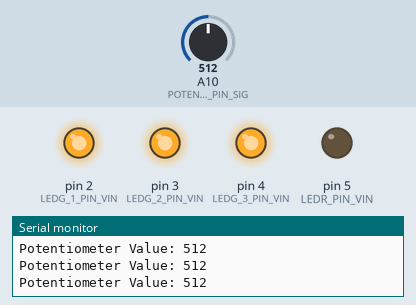
The sketch below on a simulated Arduino Mega 2560, built with avr-gcc and run on an emulated ATmega2560. Parts: output pins drawn as LEDs (lit = HIGH), the last lines printed to the serial monitor. The test bench sets the inputs (shaded band); at power-on: A10 (POTENTIOMETER_5V_PIN_SIG) = 512.

Above: at 1.2 s.
1.3 s: A10 (POTENTIOMETER_5V_PIN_SIG) set to 495
At 1.8 s:
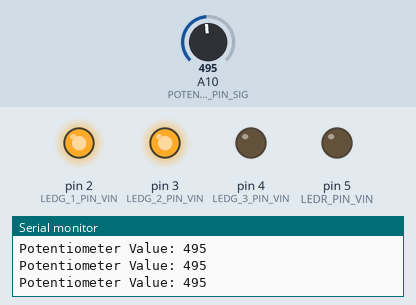
2.8 s: A10 (POTENTIOMETER_5V_PIN_SIG) set to 267
4.3 s: A10 (POTENTIOMETER_5V_PIN_SIG) set to 242
At 4.7 s:
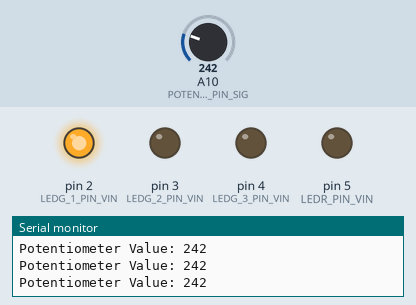
5.8 s: A10 (POTENTIOMETER_5V_PIN_SIG) set to 778
At 7.0 s:
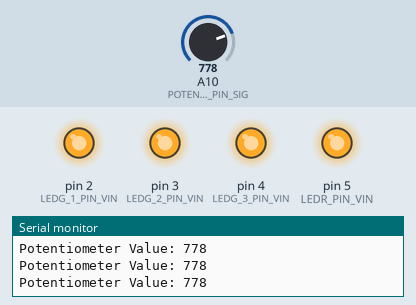
7.3 s: A10 (POTENTIOMETER_5V_PIN_SIG) set to 759
At 8.5 s:
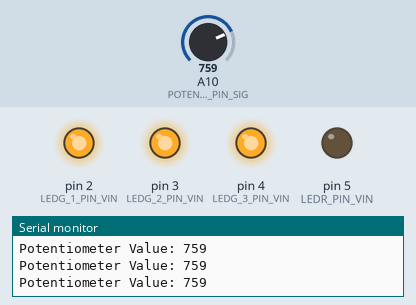
8.8 s: A10 (POTENTIOMETER_5V_PIN_SIG) set to 900
At 10.1 s:
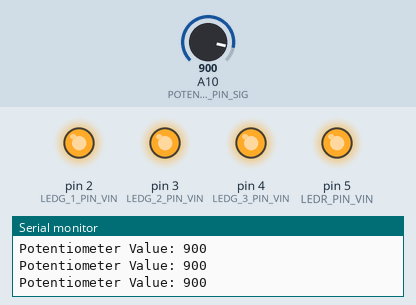
Timing chart, 0 to 11.3 s (numbered marks = the images above; inputs shaded):
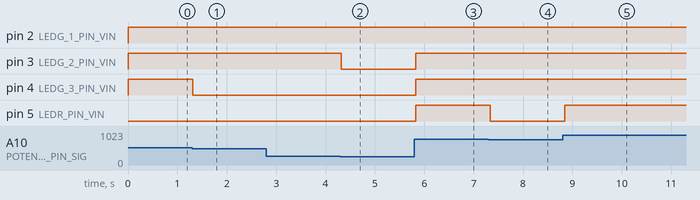

The sketch:

LED_Guage.ino
```cpp
#include "Arduino.h"
#include "LED.h"
#include "Potentiometer.h"

// Pin Definitions
#define LEDG_1_PIN_VIN	2
#define LEDG_2_PIN_VIN	3
#define LEDG_3_PIN_VIN	4
#define LEDR_PIN_VIN	5
#define POTENTIOMETER_5V_PIN_SIG	A10

// Global variables and defines
LED ledG_1(LEDG_1_PIN_VIN);
LED ledG_2(LEDG_2_PIN_VIN);
LED ledG_3(LEDG_3_PIN_VIN);
LED ledR(LEDR_PIN_VIN);
Potentiometer potentiometer_5v(POTENTIOMETER_5V_PIN_SIG);

// No menu needed anymore
void setup() {
    Serial.begin(9600);
    while (!Serial);  // Wait for serial connection
    Serial.println("Potentiometer LED Position Indicator");
}

void loop() {
    int potValue = potentiometer_5v.read();  // 0 to 1023
    Serial.print("Potentiometer Value: ");
    Serial.println(potValue);

    // Turn off all LEDs first
    ledG_1.off();
    ledG_2.off();
    ledG_3.off();
    ledR.off();

    // Turn on LEDs based on potentiometer value
    if (potValue >= 0)        ledG_1.on();
    if (potValue >= 256)      ledG_2.on();
    if (potValue >= 512)      ledG_3.on();
    if (potValue >= 768)      ledR.on();

    delay(100);  // Small delay for readability
}
```

AnalogReader.cpp
```cpp
#include "AnalogReader.h"

#include <Arduino.h>

AnalogReader::AnalogReader(const int pin) : m_pin(pin) {}

/**
 * Read analog value from board ADC
 */
int AnalogReader::read()
{
	return analogRead(m_pin);
}
```

AnalogReader.h
```cpp
#ifndef _ANALOG_READER_H
#define _ANALOG_READER_H

class AnalogReader
{
	public:
		AnalogReader(const int pin);
		int read();

	private:
		const int m_pin;
};
#endif //_ANALOG_READER_H
```

LED.cpp
```cpp
#include "LED.h"

LED::LED(const int pin) : Switchable(pin){

}
```

LED.h
```cpp
#ifndef RGBLED_H
#define RGBLED_H

#include "Switchable.h"

class LED : public Switchable
{
	public:
		LED(const int pin);
};

#endif //__LED_H
```

Potentiometer.cpp
```cpp
#include "Potentiometer.h"

Potentiometer::Potentiometer(int pin) : AnalogReader(pin) {}
```

Potentiometer.h
```cpp
/** \addtogroup Potentiometer
 *  @{
 */

#ifndef POTENTIOMETER_H
#define POTENTIOMETER_H

#include "AnalogReader.h"

class Potentiometer : public AnalogReader
{
	public:
		Potentiometer(int pin);

};
#endif //POTENTIOMETER
/** @}*/
```

Switchable.cpp
```cpp
#include "Switchable.h"
#include <Arduino.h>

Switchable::Switchable(const int pin) : m_pin(pin)
{
    // Set pin as output
    pinMode(m_pin, OUTPUT);
    // Start state if off
	off();
}

//turn on:
void Switchable::on()
{
	digitalWrite(m_pin, 1); //high
	m_state = true;
}

//turn off:
void Switchable::off()
{
	digitalWrite(m_pin, 0); //low
	m_state = false;
}

void Switchable::toggle()
{
	digitalWrite(m_pin, !m_state); //low
	m_state = !m_state;
}

// dim pin
void Switchable::dim(int dimVal)
{
    analogWrite(m_pin, dimVal);
}

bool Switchable::getState()
{
    return m_state;
}

void Switchable::setState(bool state)
{
    digitalWrite(m_pin, state);
    m_state = state;
}
```

Switchable.h
```cpp
#ifndef _SWITCHABLE_H_
#define _SWITCHABLE_H_

//Base class for output that can be switched on/off via single digital pin:
class Switchable
{
	public:

		// Consturcutor accepts pin number for output
	    Switchable(const int pin);

		// Turn pin on
		void on();

	    // Turn pin off
		void off();

		// Toggle pin
		void toggle();

		// dim pin
		void dim(int dimVal);

		// Get current state
		bool getState();

		// Set state with bool variable
		void setState(bool state);

	private:

		const int m_pin; 	//output pin
		bool m_state;		//current state
};

#endif // _SWITCHABLE_H_
 
```

Measured:
- the behaviour switches between 512 and 511 on A10 (POTENTIOMETER_5V_PIN_SIG) (found by bisection; images 0 and 1)
- the behaviour switches between 256 and 255 on A10 (POTENTIOMETER_5V_PIN_SIG) (found by bisection; images 1 and 2)
- the behaviour switches between 768 and 767 on A10 (POTENTIOMETER_5V_PIN_SIG) (found by bisection; images 3 and 4)
- after the input at 1.3 s, pin 4 (LEDG_3_PIN_VIN): HIGH → LOW at once
- after the input at 4.3 s, pin 3 (LEDG_2_PIN_VIN): HIGH → LOW at once
- after the input at 5.8 s, pin 3 (LEDG_2_PIN_VIN), pin 4 (LEDG_3_PIN_VIN), pin 5 (LEDR_PIN_VIN): LOW → HIGH at once
- after the input at 7.3 s, pin 5 (LEDR_PIN_VIN): HIGH → LOW at once
- after the input at 8.8 s, pin 5 (LEDR_PIN_VIN): LOW → HIGH at once
